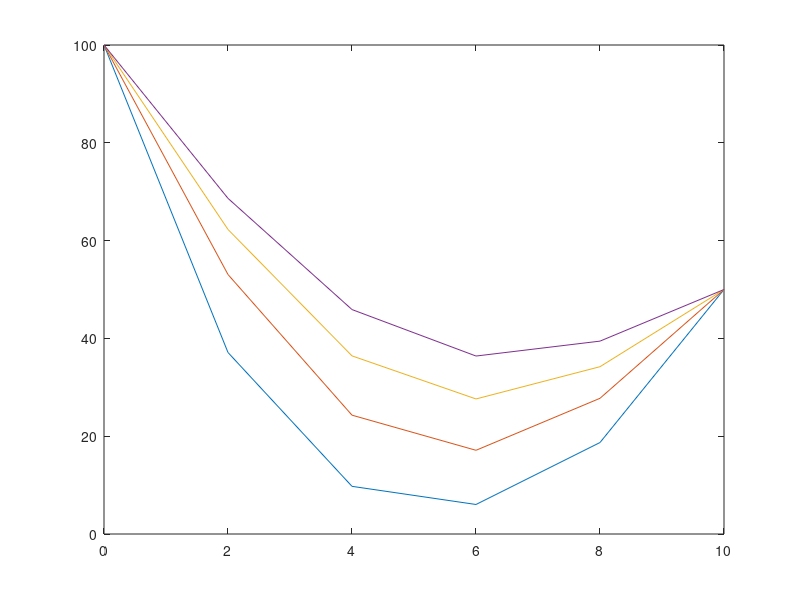

The MATLAB script that drew this image:
% Use the explicit method to solve for the temperature distribution of a
% long, thin rod with a length of 10 cm and the following values: k' = 0.49
% cal/(s*cm*C), delta x = 2 cm, and delta t = 0.1 s. At t = 0, the
% temperature of the rod is zero and the boundary condidions are fixed for
% all times at T(0) = 100 C and T(10) = 50 C. Note that the rod is aluminum
% with C = 0.835 cm^2/s and lemda = 0.835(0.1)/2^2 = 0.020875.

lambda = 0.020875;
T(1,2:5) = 0;
T(1,1) = 100;
T(1,6) = 50;

%% At t = 0.1, nodes at 2 cm, 4 cm, 6 cm and 8 cm

T(2,1) = 100;
T(2,6) = 50;

for i = 2:5
    T(2,i) = T(1,i) + lambda*(T(1,i+1) - 2*T(1,i) + T(1,i-1));
end 

%% At t = 0.2 

T(3,1) = 100;
T(3,6) = 50;

for i = 2:5
    T(3,i) = T(2,i) + lambda*(T(2,i+1) - 2*T(2,i) + T(2,i-1));
end 

%% Repeat until t = 12

for j = 4:120
    T(j,1) = 100;
    T(j,6) = 50;
    for i = 2:5
    T(j,i) = T(j-1,i) + lambda*(T(j-1,i+1) - 2*T(j-1,i) + T(j-1,i-1));
    end
end 

%% Print some results

xx = 0:2:10;
plot(xx,T(30,:))
hold on
plot(xx,T(60,:))
plot(xx,T(90,:))
plot(xx,T(120,:))
hold off